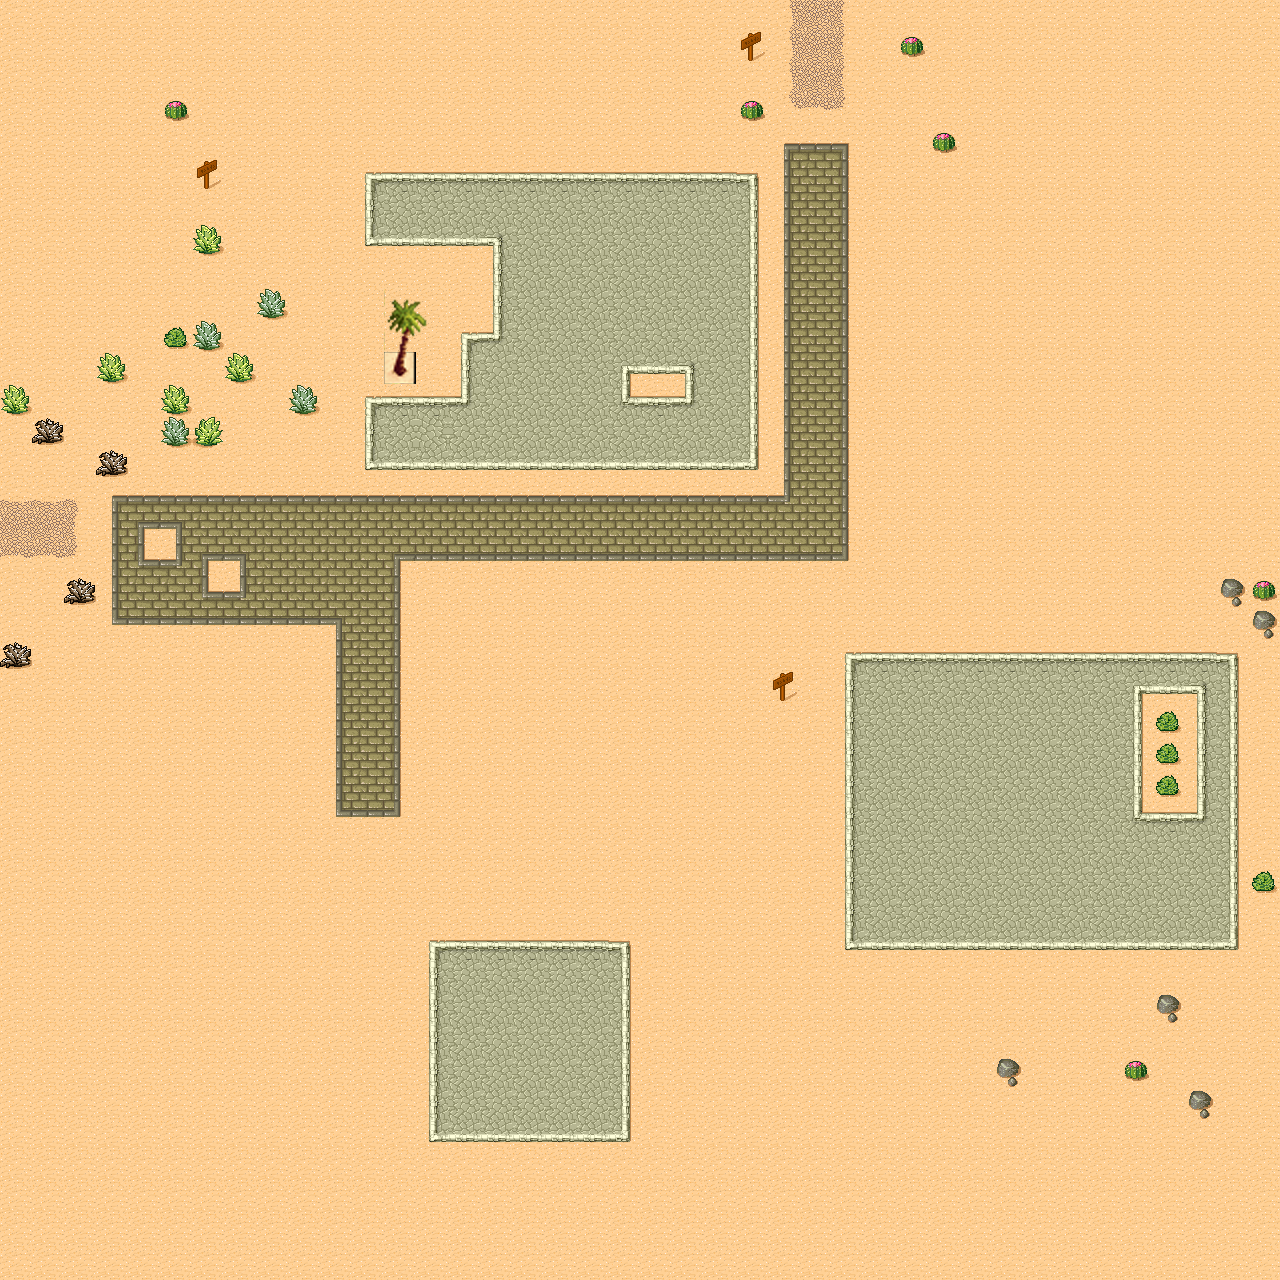

Below is a game level as drawn by its tile map, then a one-line description and the .tmx that defines it (tile-layer data replaced by summaries):
An orthogonal 40x40 tile map with 32x32 px tiles, 2 tile layers (Ground, Tile Layer 2), 2 tilesets.

<map version="1.0" orientation="orthogonal" width="40" height="40" tilewidth="32" tileheight="32">
 <tileset firstgid="1" name="Desert" tilewidth="32" tileheight="32" spacing="1" margin="1">
  <properties>
   <property name="TEST" value="THIS IS ONLY A TEST" />
  </properties>
  <image source="tmw_desert_spacing.png" width="265" height="199" />
  <tile id="0">
   <properties>
    <property name="obstacle" value="1" />
   </properties>
  </tile>
  <tile id="1">
   <properties>
    <property name="obstacle" value="1" />
   </properties>
  </tile>
  <tile id="2">
   <properties>
    <property name="obstacle" value="1" />
   </properties>
  </tile>
  <tile id="8">
   <properties>
    <property name="obstacle" value="1" />
   </properties>
  </tile>
  <tile id="9">
   <properties>
    <property name="obstacle" value="1" />
   </properties>
  </tile>
  <tile id="10">
   <properties>
    <property name="obstacle" value="1" />
   </properties>
  </tile>
  <tile id="16">
   <properties>
    <property name="obstacle" value="1" />
   </properties>
  </tile>
  <tile id="17">
   <properties>
    <property name="obstacle" value="1" />
   </properties>
  </tile>
  <tile id="18">
   <properties>
    <property name="obstacle" value="1" />
   </properties>
  </tile>
  <tile id="19">
   <properties>
    <property name="obstacle" value="1" />
   </properties>
  </tile>
  <tile id="20">
   <properties>
    <property name="obstacle" value="1" />
   </properties>
  </tile>
  <tile id="24">
   <properties>
    <property name="obstacle" value="1" />
   </properties>
  </tile>
  <tile id="25">
   <properties>
    <property name="obstacle" value="1" />
   </properties>
  </tile>
  <tile id="26">
   <properties>
    <property name="obstacle" value="1" />
   </properties>
  </tile>
  <tile id="27">
   <properties>
    <property name="obstacle" value="1" />
   </properties>
  </tile>
  <tile id="28">
   <properties>
    <property name="obstacle" value="1" />
   </properties>
  </tile>
  <tile id="30">
   <properties>
    <property name="obstacle" value="1" />
   </properties>
  </tile>
  <tile id="31">
   <properties>
    <property name="obstacle" value="1" />
   </properties>
  </tile>
  <tile id="32">
   <properties>
    <property name="obstacle" value="1" />
   </properties>
  </tile>
  <tile id="33">
   <properties>
    <property name="obstacle" value="1" />
   </properties>
  </tile>
  <tile id="34">
   <properties>
    <property name="obstacle" value="1" />
   </properties>
  </tile>
  <tile id="35">
   <properties>
    <property name="obstacle" value="1" />
   </properties>
  </tile>
  <tile id="36">
   <properties>
    <property name="obstacle" value="1" />
   </properties>
  </tile>
  <tile id="37">
   <properties>
    <property name="obstacle" value="1" />
   </properties>
  </tile>
  <tile id="38">
   <properties>
    <property name="obstacle" value="1" />
   </properties>
  </tile>
  <tile id="39">
   <properties>
    <property name="obstacle" value="1" />
   </properties>
  </tile>
  <tile id="40">
   <properties>
    <property name="obstacle" value="1" />
   </properties>
  </tile>
  <tile id="41">
   <properties>
    <property name="obstacle" value="1" />
   </properties>
  </tile>
  <tile id="42">
   <properties>
    <property name="obstacle" value="1" />
   </properties>
  </tile>
  <tile id="43">
   <properties>
    <property name="obstacle" value="1" />
   </properties>
  </tile>
  <tile id="44">
   <properties>
    <property name="obstacle" value="1" />
   </properties>
  </tile>
  <tile id="46">
   <properties>
    <property name="obstacle" value="1" />
   </properties>
  </tile>
  <tile id="47">
   <properties>
    <property name="obstacle" value="1" />
   </properties>
  </tile>
 </tileset>
 <tileset firstgid="49" name="testDesert" tilewidth="32" tileheight="32">
  <image source="testDesert.png" width="512" height="1024" />
  <tile id="181">
   <properties>
    <property name="obstacle" value="1" />
   </properties>
  </tile>
 </tileset>
 <layer name="Ground" width="40" height="40">
  <data>[1600 cells, 1600 non-empty, 43 distinct tile ids]</data>
 </layer>
 <objectgroup name="Doors " width="40" height="40" />
 <objectgroup color="#1b2fa4" name="Object1" width="40" height="40" />
 <layer name="Tile Layer 2" width="40" height="40">
  <data>[1600 cells, 4 non-empty, 4 distinct tile ids]</data>
 </layer>
</map>
